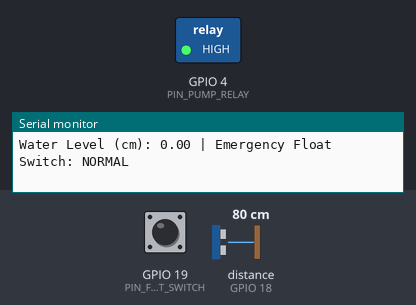
Bench run of a sketch on a simulated ESP32. Shown: switched loads named in the sketch (green lamp = pin HIGH), the last lines printed to the serial monitor. Wiring (inferred from the names in the program): ultrasonic range finder: trigger GPIO 5; echo GPIO 18. Inputs (shaded band) come from the test bench; at power-on: distance to the obstacle (sensor on GPIO 18) 80 cm, GPIO 19 (PIN_FLOAT_SWITCH) HIGH. The echo pulse lasts 58.3 µs per cm; pins used as bus, display or sensor lines are not drawn.

Above: at 1.2 s.
1.3 s: distance to the obstacle (sensor on GPIO 18) set to 23 cm
3.4 s: distance to the obstacle (sensor on GPIO 18) set to 18 cm
At 5.8 s:
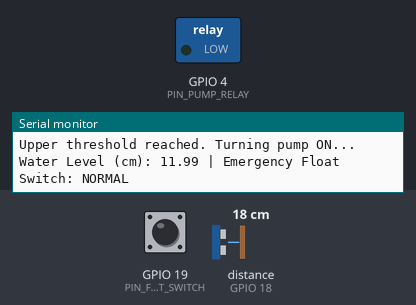
Timing chart, 0 to 7.3 s (numbered marks = the images above; inputs shaded):
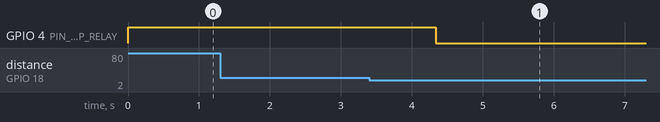

The sketch:

firmware.ino
```cpp
/*
 * =====================================================================================
 * BACHELOR THESIS - MECHANICAL ENGINEERING (IFF CABO FRIO 2025)
 * AUTHOR: Luca Rodrigues Gomes de Sant'Anna
 * ADVISOR: Prof. Fernando Antonio Trindade Campos, M.Sc.
 *
 * PROJECT: SolarBoat-Telemetry
 * AUTOMATED BILGE DRAINAGE SYSTEM WITH SLOSHING MITIGATION
 * AND ULTRASONIC SENSING FOR SOLAR-POWERED VESSELS
 *
 * Microcontroller: ESP32
 * Language: C/C++ (Arduino Framework)
 * =====================================================================================
 */

// --- 1. GLOBAL DEFINITIONS & CONSTANTS ---
const int PIN_TRIGGER = 5;      // GPIO5  -> HC-SR04 Trigger
const int PIN_ECHO = 18;        // GPIO18 -> HC-SR04 Echo
const int PIN_FLOAT_SWITCH = 19;// GPIO19 -> Emergency Float Switch
const int PIN_PUMP_RELAY = 4;   // GPIO4  -> Bilge Pump Relay Module

#define RELAY_ON  LOW           // Active LOW Relay ON
#define RELAY_OFF HIGH          // Active LOW Relay OFF

const float SPEED_OF_SOUND_CM_US = 0.0343;
const float STILLING_WELL_HEIGHT_CM = 30.0;

const float WATER_LEVEL_PUMP_ON_CM = 9.0;
const float WATER_LEVEL_PUMP_OFF_CM = 3.0;
const int FILTER_SAMPLE_COUNT = 5;

bool isPumpActive = false;

// Function Prototypes
float readWaterLevelCm();
bool checkEmergencyFloatSwitch();

// --- 2. SETUP FUNCTION ---
void setup() {
    Serial.begin(115200);
    Serial.println("Initializing SolarBoat-Telemetry Bilge System...");

    pinMode(PIN_TRIGGER, OUTPUT);
    pinMode(PIN_ECHO, INPUT);
    pinMode(PIN_PUMP_RELAY, OUTPUT);
    digitalWrite(PIN_PUMP_RELAY, RELAY_OFF);

    pinMode(PIN_FLOAT_SWITCH, INPUT_PULLUP);

    Serial.println("System ready. Monitoring water level...");
}

// --- 3. MAIN LOOP FUNCTION ---
void loop() {
    bool isEmergencyActive = checkEmergencyFloatSwitch();
    float currentWaterLevelCm = readWaterLevelCm();

    Serial.print("Water Level (cm): ");
    Serial.print(currentWaterLevelCm);
    Serial.print(" | Emergency Float Switch: ");
    Serial.println(isEmergencyActive ? "ACTIVATED (OVERRIDE)" : "NORMAL");

    // FAIL-SAFE OVERRIDE LOGIC:
    if (isEmergencyActive) {
        if (!isPumpActive) {
            Serial.println("ALERT: Emergency float switch activated! Forcing pump ON...");
            digitalWrite(PIN_PUMP_RELAY, RELAY_ON);
            isPumpActive = true;
        }
    }
    // PRIMARY HYSTERESIS CONTROL LOGIC:
    else {
        if (currentWaterLevelCm >= WATER_LEVEL_PUMP_ON_CM) {
            if (!isPumpActive) {
                Serial.println("Upper threshold reached. Turning pump ON...");
                digitalWrite(PIN_PUMP_RELAY, RELAY_ON);
                isPumpActive = true;
            }
        }
        else if (currentWaterLevelCm <= WATER_LEVEL_PUMP_OFF_CM) {
            if (isPumpActive) {
                Serial.println("Lower threshold reached. Turning pump OFF...");
                digitalWrite(PIN_PUMP_RELAY, RELAY_OFF);
                isPumpActive = false;
            }
        }
    }

    delay(1000);
}

// --- 4. HELPER FUNCTIONS ---
float readWaterLevelCm() {
    long totalDurationUs = 0;
    int validReadingsCount = 0;

    for (int i = 0; i < FILTER_SAMPLE_COUNT; i++) {
        digitalWrite(PIN_TRIGGER, LOW);
        delayMicroseconds(2);
        digitalWrite(PIN_TRIGGER, HIGH);
        delayMicroseconds(10);
        digitalWrite(PIN_TRIGGER, LOW);

        long echoDurationUs = pulseIn(PIN_ECHO, HIGH, 30000);

        if (echoDurationUs > 0) {
            totalDurationUs += echoDurationUs;
            validReadingsCount++;
        }
        delay(10);
    }

    if (validReadingsCount == 0) {
        Serial.println("Error: Ultrasonic sensor non-responsive.");
        return -1.0;
    }

    long avgDurationUs = totalDurationUs / validReadingsCount;
    float measuredDistanceCm = (avgDurationUs * SPEED_OF_SOUND_CM_US) / 2.0;
    float waterLevelCm = STILLING_WELL_HEIGHT_CM - measuredDistanceCm;

    if (waterLevelCm < 0) {
        waterLevelCm = 0;
    }

    return waterLevelCm;
}

bool checkEmergencyFloatSwitch() {
    return (digitalRead(PIN_FLOAT_SWITCH) == LOW);
}
```

Measured:
- the behaviour switches between 21 and 20 cm on distance to the obstacle (sensor on GPIO 18) (found by bisection; images 0 and 1)
- after the input at 3.4 s, GPIO 4 (PIN_PUMP_RELAY): HIGH → LOW after 0.93 s
